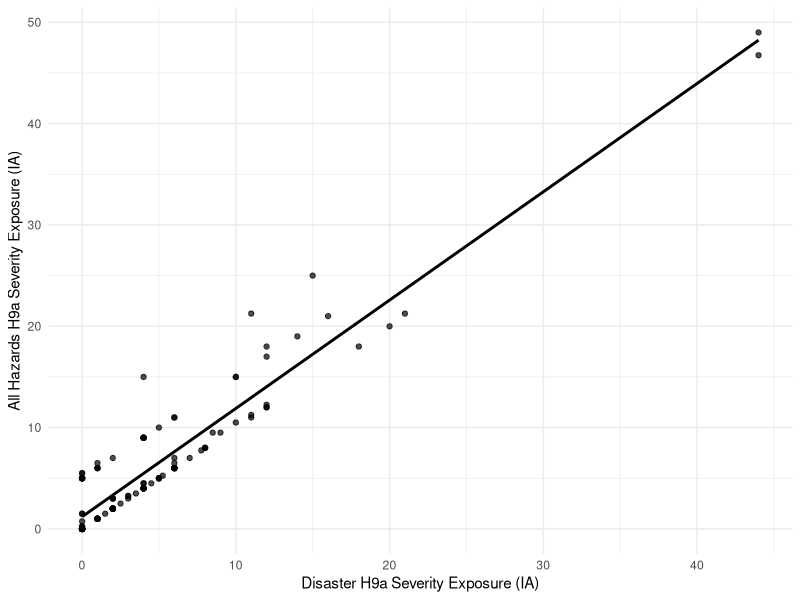

Write the R code that produced this figure. (Note: this script raises an error after producing the figure.)
library(tidyverse)

ds_FA <- read_csv("sharing-dataset-for-analysis.csv")

S3_ds <- ds_FA %>%
  select(ID, DQ, S3_Resolved_IA_TR, allhazards_H9a_sev_exposure_30, allhazards_H9a_sev_exposure_30_IA, 
         normative_est_count_30_IA, allhazards_est_count_30_IA, disaster_h9a_sev_exposure_30,
         disaster_h9a_sev_exposure_30_IA, fd_freq_30_IA) %>%
  mutate(
    normative_ind_special = case_when(
      normative_est_count_30_IA == 0 & allhazards_est_count_30_IA == 0 ~ NA_real_,
      normative_est_count_30_IA == 0 & allhazards_est_count_30_IA > 0 ~ 0,
      normative_est_count_30_IA > 0 ~ 1
      # normative_est_count_30_IA > 20 ~ 2
    ),
    normative_ind_special = as.ordered(normative_ind_special),
    normative_ind_IA = as.ordered(if_else(normative_est_count_30_IA > 0, 1, normative_est_count_30_IA))
  )

ggplot(S3_ds, aes(x = disaster_h9a_sev_exposure_30_IA,
                  y = allhazards_H9a_sev_exposure_30_IA)) +
  geom_point(alpha = 0.7) +
  geom_smooth(method = "lm", se = FALSE, color = "black") +
  labs(
    x = "Disaster H9a Severity Exposure (IA)",
    y = "All Hazards H9a Severity Exposure (IA)"
  ) +
  theme_minimal()


mod1_ds <- S3_ds %>%
  filter(!is.na(S3_Resolved_IA_TR),
         !is.na(disaster_h9a_sev_exposure_30),
         # !is.na(normative_ind_IA),
  )

m1 <- glm(S3_Resolved_IA_TR ~ allhazards_H9a_sev_exposure_30,
          data = S3_ds, family = binomial)

m2 <- glm(S3_Resolved_IA_TR ~ allhazards_H9a_sev_exposure_30_IA,
          data = S3_ds, family = binomial)

summary(m1)
summary(m2)

summary(mod1)

# ia versus non ia
IA_ds <- S3_ds %>%
  mutate(
    IA_flag = if_else(
      is.na(allhazards_H9a_sev_exposure_30) &
        !is.na(allhazards_H9a_sev_exposure_30_IA),
      1, 0
    )
  )

ia_s3_compare <- IA_ds %>%
  select(ID, S3_Resolved_IA_TR, disaster_h9a_sev_exposure_30_IA, fd_freq_30_IA, IA_flag) %>%
  filter(!is.na(S3_Resolved_IA_TR),
         !is.na(disaster_h9a_sev_exposure_30_IA))

ia <- glm(S3_Resolved_IA_TR ~ IA_flag, data = IA_ds, family = binomial)

summary(ia)


test <- glm(S3_Resolved_IA_TR ~ allhazards_H9a_sev_exposure_30,
            data = IA_ds %>% filter(IA_flag == 0),
            family = binomial)

summary(test)
